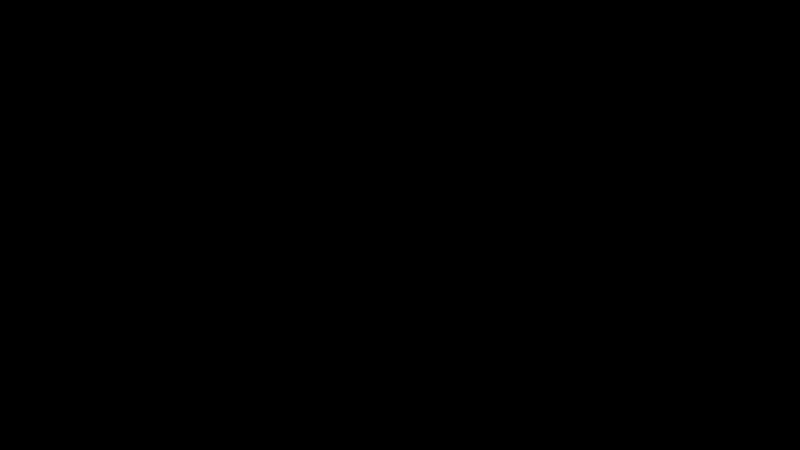
Frame 1 (no input)
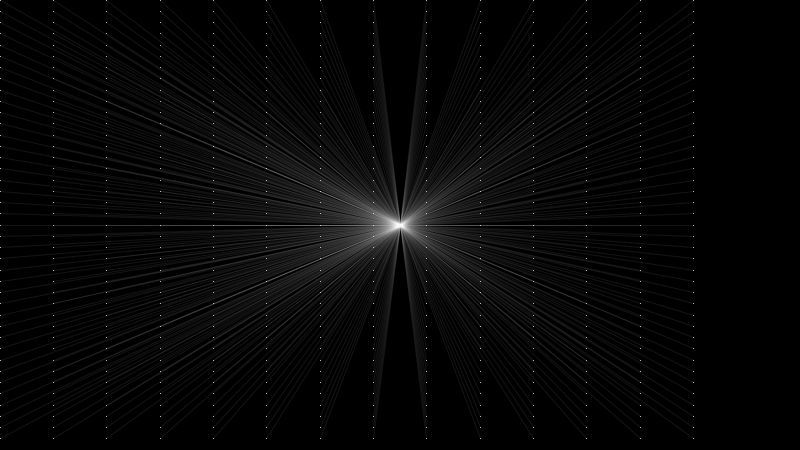
Frame 60 (the mouse pressed at the canvas centre just before this capture)
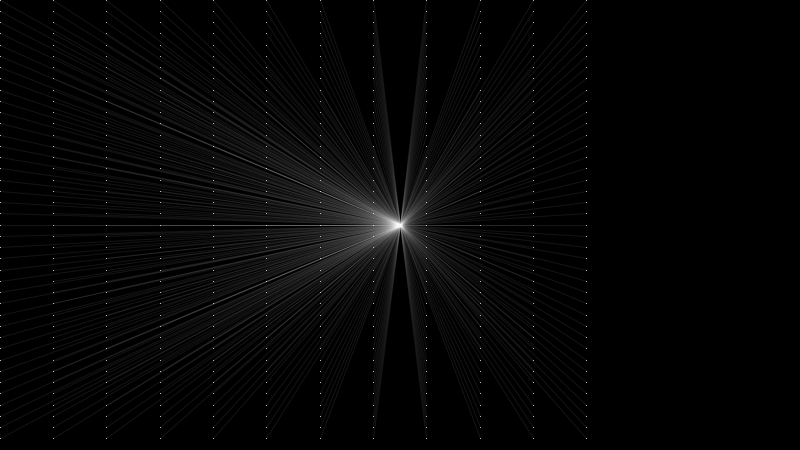
Frame 120 (the mouse held since frame 60 and released just before this capture)

The Processing sketch that drew these frames (run headless with seeded random() and noise(); from frame 60 on, the mouse is pressed at the canvas centre):

// Processing sketch: sketch_200401d
// ── sketch_200401d.pde
int index;
int numberOfRows;
int numberOfColumns;

void setup() {
  
  size(800,450);
  
  numberOfRows = 800/20;
  numberOfColumns = 450/30;
  index = 0;
  background(0);
}

void draw() {
  if(frameCount % 2 == 0) {
  if (index > numberOfColumns) {
    background(0);
    index = 0;
  }
  for (int j = 0; j < numberOfRows; j++) {
    stroke(255);
    point(index*width/numberOfColumns, j*height/numberOfRows);
    stroke(255,255,255,20);
    line(width/2, height/2, index*width/numberOfColumns, j*height/numberOfRows);
  }
  index = (index + 1);
  }
}
